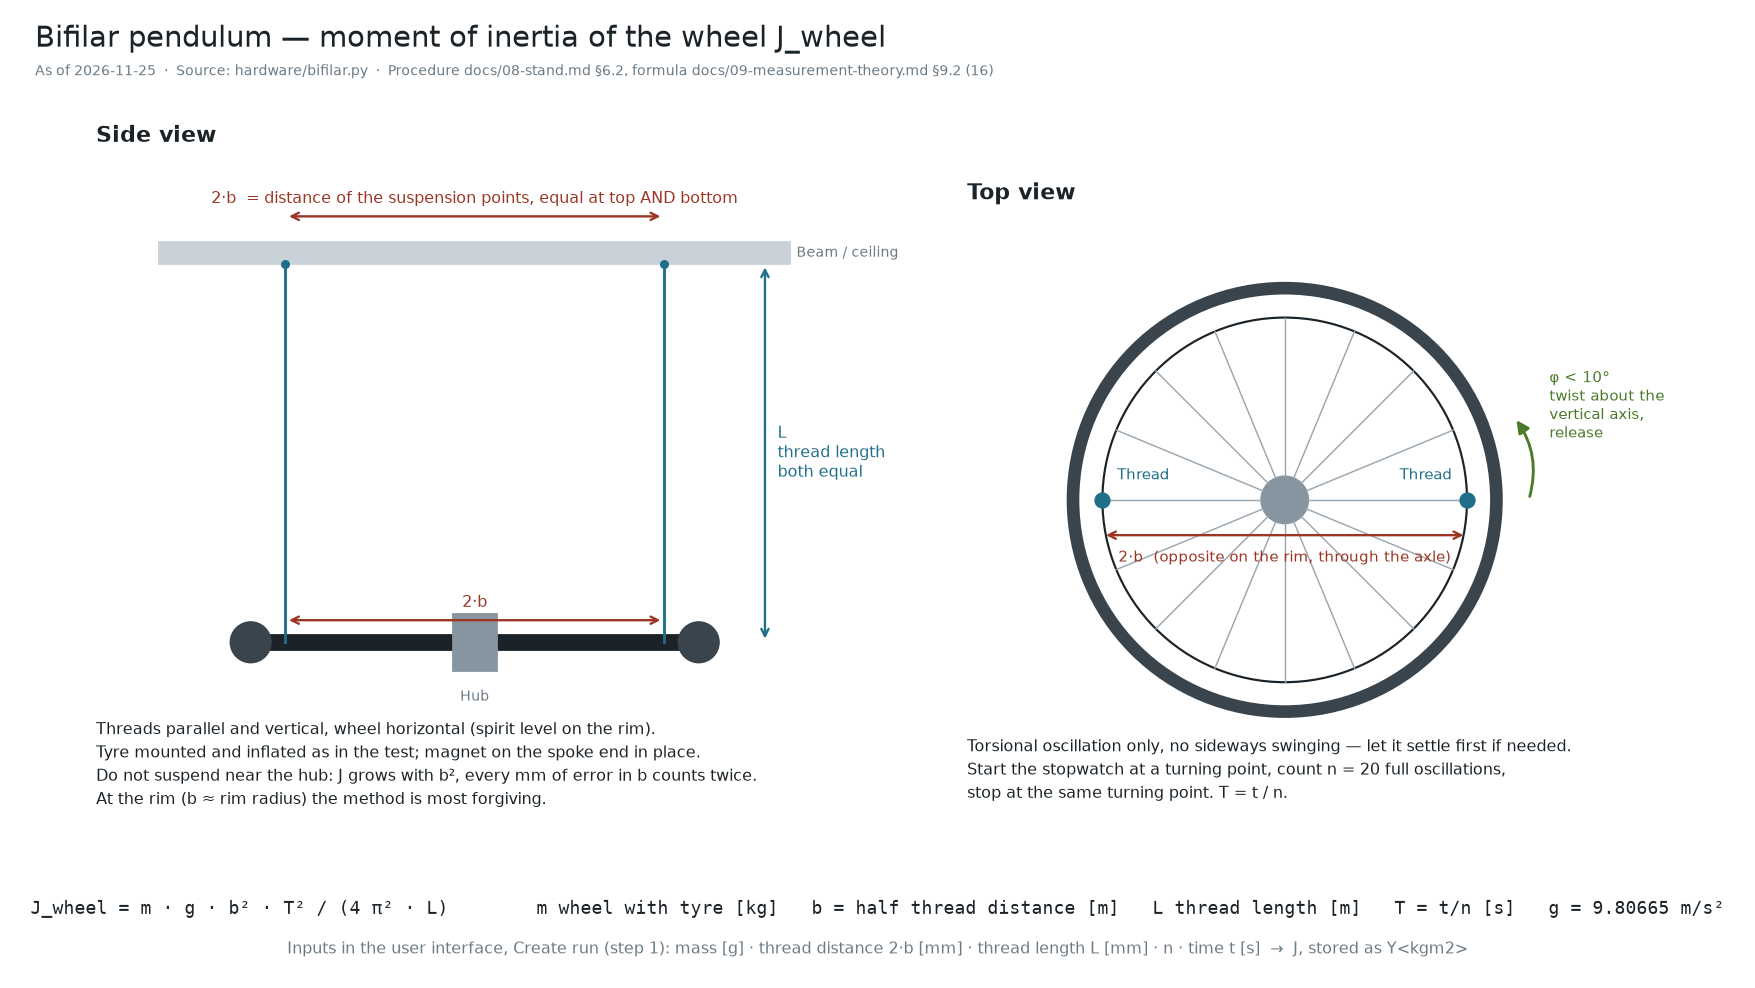

Here is the Python script that generated this plot:
#!/usr/bin/env python3
"""Sketch: bifilar pendulum for the moment of inertia of the wheel (J_wheel).

Procedure docs/08-stand.md §6.2 and docs/09-measurement-theory.md §9.2, entered in
the user interface under "Create run" (step 1 of the guided measurement run).

The source is this text; the PDF is generated from it:

    .venv/bin/python hardware/bifilar.py

Produces hardware/bifilar.pdf and hardware/bifilar.png.
"""
import math
import matplotlib
matplotlib.use("Agg")
import matplotlib.pyplot as plt
from matplotlib.patches import Circle, FancyArrowPatch, Rectangle

INK = "#1b2328"
MUT = "#6b7a85"
SIG = "#1f6f8b"
PWR = "#9c3524"
AUX = "#4a7a2a"
MONO = {"family": "DejaVu Sans Mono"}

fig, (ax, ay) = plt.subplots(1, 2, figsize=(13.5, 7.6), gridspec_kw={"width_ratios": [1.15, 1]})
for a in (ax, ay):
    a.set_aspect("equal"); a.axis("off")

# ------------------------------------------------------------ side view
ax.set_xlim(-6.2, 6.2); ax.set_ylim(-2.6, 9.3)
ax.text(-6.0, 9.2, "Side view", fontsize=12, weight="bold", color=INK, va="top")
# beam at the top
ax.add_patch(Rectangle((-5.0, 7.0), 10.0, 0.35, color="#c9d2d8"))
ax.text(5.1, 7.17, "Beam / ceiling", fontsize=8, color=MUT, va="center")
b = 3.0
L_top, L_bot = 7.0, 1.0
for x in (-b, b):
    ax.plot([x, x], [L_top, L_bot], color=SIG, linewidth=1.6)
    ax.plot([x], [L_top], marker="o", color=SIG, markersize=4)
# wheel seen from the side: rim as a flat disc, tyre as beads
ax.add_patch(Rectangle((-3.3, L_bot - 0.12), 6.6, 0.24, color=INK))
for x in (-3.55, 3.55):
    ax.add_patch(Circle((x, L_bot), 0.32, color="#3a444c"))
ax.add_patch(Rectangle((-0.35, L_bot - 0.45), 0.7, 0.9, color="#8795a1"))
ax.text(0, L_bot - 0.75, "Hub", fontsize=8, color=MUT, ha="center", va="top")
# dimensions b, L
ax.annotate("", xy=(-b, 7.75), xytext=(b, 7.75), arrowprops=dict(arrowstyle="<->", color=PWR, lw=1.3))
ax.text(0, 7.9, "2·b  = distance of the suspension points, equal at top AND bottom", fontsize=9, color=PWR, ha="center", va="bottom")
ax.annotate("", xy=(-b, L_bot + 0.35), xytext=(b, L_bot + 0.35), arrowprops=dict(arrowstyle="<->", color=PWR, lw=1.3))
ax.text(0, L_bot + 0.5, "2·b", fontsize=9, color=PWR, ha="center", va="bottom")
ax.annotate("", xy=(4.6, L_top), xytext=(4.6, L_bot), arrowprops=dict(arrowstyle="<->", color=SIG, lw=1.3))
ax.text(4.8, (L_top + L_bot) / 2, "L\nthread length\nboth equal", fontsize=9, color=SIG, va="center")
ax.text(-6.0, -0.2,
        "Threads parallel and vertical, wheel horizontal (spirit level on the rim).\n"
        "Tyre mounted and inflated as in the test; magnet on the spoke end in place.\n"
        "Do not suspend near the hub: J grows with b², every mm of error in b counts twice.\n"
        "At the rim (b ≈ rim radius) the method is most forgiving.",
        fontsize=8.6, color=INK, va="top", linespacing=1.5)

# ------------------------------------------------------------ top view
ay.set_xlim(-5.6, 7.4); ay.set_ylim(-5.4, 5.6)
ay.text(-5.4, 5.4, "Top view", fontsize=12, weight="bold", color=INK, va="top")
R_t, R_f = 3.6, 3.1
ay.add_patch(Circle((0, 0), R_t, fill=False, color="#3a444c", linewidth=7))
ay.add_patch(Circle((0, 0), R_f, fill=False, color=INK, linewidth=1.2))
ay.add_patch(Circle((0, 0), 0.4, color="#8795a1"))
for k in range(16):
    a = k * math.pi / 8
    ay.plot([0.4 * math.cos(a), R_f * math.cos(a)], [0.4 * math.sin(a), R_f * math.sin(a)], color="#9aa6b0", linewidth=0.8)
# suspension points opposite each other on the rim
for s in (-1, 1):
    ay.plot([s * R_f], [0], marker="o", color=SIG, markersize=8)
ay.text(R_f - 0.25, 0.35, "Thread", fontsize=8.5, color=SIG, ha="right")
ay.text(-R_f + 0.25, 0.35, "Thread", fontsize=8.5, color=SIG, ha="left")
ay.annotate("", xy=(-R_f, -0.6), xytext=(R_f, -0.6), arrowprops=dict(arrowstyle="<->", color=PWR, lw=1.3))
ay.text(0, -0.85, "2·b  (opposite on the rim, through the axle)", fontsize=8.5, color=PWR, ha="center", va="top")
# twist
phi = math.radians(9)
ay.add_patch(FancyArrowPatch((R_t + 0.55, 0.0), ((R_t + 0.55) * math.cos(phi * 2.2), (R_t + 0.55) * math.sin(phi * 2.2)),
                             connectionstyle="arc3,rad=0.25", arrowstyle="-|>", color=AUX, lw=1.6, mutation_scale=14))
ay.text(R_t + 0.9, 1.6, "φ < 10°\ntwist about the\nvertical axis,\nrelease", fontsize=8.5, color=AUX, va="center")
ay.text(-5.4, -4.0,
        "Torsional oscillation only, no sideways swinging — let it settle first if needed.\n"
        "Start the stopwatch at a turning point, count n = 20 full oscillations,\n"
        "stop at the same turning point. T = t / n.",
        fontsize=8.6, color=INK, va="top", linespacing=1.5)

# ------------------------------------------------------------ formula and inputs
fig.text(0.5, 0.075,
         "J_wheel = m · g · b² · T² / (4 π² · L)        m wheel with tyre [kg]   b = half thread distance [m]   L thread length [m]   T = t/n [s]   g = 9.80665 m/s²",
         fontsize=10, color=INK, ha="center", **MONO)
fig.text(0.5, 0.035,
         "Inputs in the user interface, Create run (step 1): mass [g] · thread distance 2·b [mm] · thread length L [mm] · n · time t [s]  →  J, stored as Y<kgm2>",
         fontsize=9, color=MUT, ha="center")
fig.text(0.02, 0.975, "Bifilar pendulum — moment of inertia of the wheel J_wheel", fontsize=16, color=INK, va="top")
fig.text(0.02, 0.935, "As of 2026-11-25  ·  Source: hardware/bifilar.py  ·  Procedure docs/08-stand.md §6.2, formula docs/09-measurement-theory.md §9.2 (16)",
         fontsize=8, color=MUT, va="top")
fig.subplots_adjust(left=0.02, right=0.98, top=0.88, bottom=0.12, wspace=0.05)
fig.savefig("hardware/bifilar.pdf")
fig.savefig("hardware/bifilar.png", dpi=130)
print("ok")
